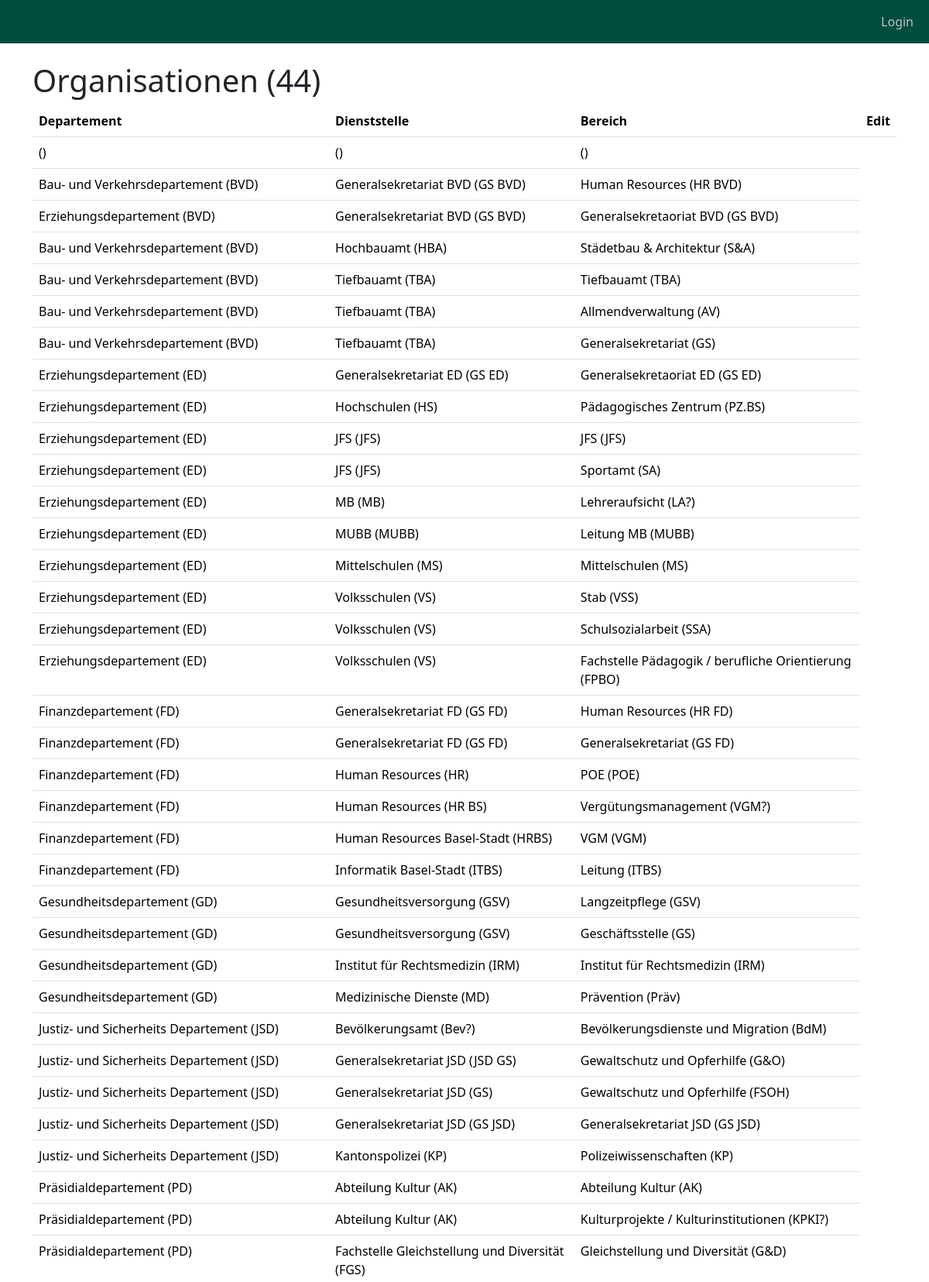
The app's page /organisationen/ (upper part) with its own data.
### objective_manager_app/models.py (models this page shows, shortened)
class Organisation(models.Model):
    departement = models.CharField(max_length=200)
    dienststelle = models.CharField(max_length=200)
    bereich = models.CharField(max_length=200)
    departement_kuerzel = models.CharField(max_length=200)
    dienststelle_kuerzel = models.CharField(max_length=200)
    bereich_kuerzel = models.CharField(max_length=200)
    class Meta:
        ordering = ['departement_kuerzel', 'dienststelle']

### objective_manager_app/views.py (the view)
# urls.py: path("organisationen/", views.organisationen_list, name="organisationen_list"),
def organisationen_list(request):
    organisationen = Organisation.objects.all()
    strategie_auswahl_id = request.session.get('strategie_id', None)
    context = {
        'organisationen': organisationen,
    }
    return render(request, "objective_manager_app/organisationen_list.html", context)

### objective_manager_app/templatetags/custom_filters.py (called while the page is built)
@register.filter(name='is_in_group')
def is_in_group(user, group_name):
    if user.is_authenticated:
        return user.groups.filter(name=group_name).exists()
    return False

### templates/objective_manager_app/organisationen_list.html (shortened to what this page needs)
{% extends "base.html" %}
{% load custom_filters%}
{% block content %}
    <div class="container">
        <h1>Organisationen ({{organisationen|length}})</h1>
        <table class="table">
            <thead>
                <tr>
                    <th>Departement</th>
                    <th>Dienststelle</th>
                    <th>Bereich</th>
                    <th>Edit</th>
                </tr>
            </thead>
            <tbody>
                {% for organisation in organisationen %}
                <tr>
                    <td>{{ organisation.departement }} ({{ organisation.departement_kuerzel }})</td>
                    <td>{{ organisation.dienststelle }} ({{ organisation.dienststelle_kuerzel }})</td>
                    <td>{{ organisation.bereich }} ({{ organisation.bereich_kuerzel }})</td>
                </tr>
                {% endfor %}
            </tbody>
        </table>
    </div>
{% endblock %}

### records on screen
Organisation: departement "Bau- und Verkehrsdepartement", departement_kuerzel "BVD", dienststelle "Generalsekretariat BVD", dienststelle_kuerzel "GS BVD", bereich "Human Resources", bereich_kuerzel "HR BVD"
Organisation: departement "Erziehungsdepartement", departement_kuerzel "BVD", dienststelle "Generalsekretariat BVD", dienststelle_kuerzel "GS BVD", bereich "Generalsekretaoriat BVD", bereich_kuerzel "GS BVD"
Organisation: departement "Bau- und Verkehrsdepartement", departement_kuerzel "BVD", dienststelle "Hochbauamt", dienststelle_kuerzel "HBA", bereich "Städetbau & Architektur", bereich_kuerzel "S&A"
Organisation: departement "Bau- und Verkehrsdepartement", departement_kuerzel "BVD", dienststelle "Tiefbauamt", dienststelle_kuerzel "TBA", bereich "Tiefbauamt", bereich_kuerzel "TBA"
Organisation: departement "Bau- und Verkehrsdepartement", departement_kuerzel "BVD", dienststelle "Tiefbauamt", dienststelle_kuerzel "TBA", bereich "Allmendverwaltung", bereich_kuerzel "AV"
Organisation: departement "Bau- und Verkehrsdepartement", departement_kuerzel "BVD", dienststelle "Tiefbauamt", dienststelle_kuerzel "TBA", bereich "Generalsekretariat", bereich_kuerzel "GS"
Organisation: departement "Erziehungsdepartement", departement_kuerzel "ED", dienststelle "Generalsekretariat ED", dienststelle_kuerzel "GS ED", bereich "Generalsekretaoriat ED", bereich_kuerzel "GS ED"
Organisation: departement "Erziehungsdepartement", departement_kuerzel "ED", dienststelle "Hochschulen", dienststelle_kuerzel "HS", bereich "Pädagogisches Zentrum", bereich_kuerzel "PZ.BS"
Organisation: departement "Erziehungsdepartement", departement_kuerzel "ED", dienststelle "JFS", dienststelle_kuerzel "JFS", bereich "JFS", bereich_kuerzel "JFS"
Organisation: departement "Erziehungsdepartement", departement_kuerzel "ED", dienststelle "JFS", dienststelle_kuerzel "JFS", bereich "Sportamt", bereich_kuerzel "SA"
Organisation: departement "Erziehungsdepartement", departement_kuerzel "ED", dienststelle "MB", dienststelle_kuerzel "MB", bereich "Lehreraufsicht", bereich_kuerzel "LA?"
Organisation: departement "Erziehungsdepartement", departement_kuerzel "ED", dienststelle "MUBB", dienststelle_kuerzel "MUBB", bereich "Leitung MB", bereich_kuerzel "MUBB"
Organisation: departement "Erziehungsdepartement", departement_kuerzel "ED", dienststelle "Mittelschulen", dienststelle_kuerzel "MS", bereich "Mittelschulen", bereich_kuerzel "MS"
Organisation: departement "Erziehungsdepartement", departement_kuerzel "ED", dienststelle "Volksschulen", dienststelle_kuerzel "VS", bereich "Stab", bereich_kuerzel "VSS"
Organisation: departement "Erziehungsdepartement", departement_kuerzel "ED", dienststelle "Volksschulen", dienststelle_kuerzel "VS", bereich "Schulsozialarbeit", bereich_kuerzel "SSA"
Organisation: departement "Erziehungsdepartement", departement_kuerzel "ED", dienststelle "Volksschulen", dienststelle_kuerzel "VS", bereich "Fachstelle Pädagogik / berufliche Orientierung", bereich_kuerzel "FPBO"
Organisation: departement "Finanzdepartement", departement_kuerzel "FD", dienststelle "Generalsekretariat FD", dienststelle_kuerzel "GS FD", bereich "Human Resources", bereich_kuerzel "HR FD"
Organisation: departement "Finanzdepartement", departement_kuerzel "FD", dienststelle "Generalsekretariat FD", dienststelle_kuerzel "GS FD", bereich "Generalsekretariat", bereich_kuerzel "GS FD"
Organisation: departement "Finanzdepartement", departement_kuerzel "FD", dienststelle "Human Resources", dienststelle_kuerzel "HR", bereich "POE", bereich_kuerzel "POE"
Organisation: departement "Finanzdepartement", departement_kuerzel "FD", dienststelle "Human Resources", dienststelle_kuerzel "HR BS", bereich "Vergütungsmanagement", bereich_kuerzel "VGM?"
Organisation: departement "Finanzdepartement", departement_kuerzel "FD", dienststelle "Human Resources Basel-Stadt", dienststelle_kuerzel "HRBS", bereich "VGM", bereich_kuerzel "VGM"
Organisation: departement "Finanzdepartement", departement_kuerzel "FD", dienststelle "Informatik Basel-Stadt", dienststelle_kuerzel "ITBS", bereich "Leitung", bereich_kuerzel "ITBS"
Organisation: departement "Gesundheitsdepartement", departement_kuerzel "GD", dienststelle "Gesundheitsversorgung", dienststelle_kuerzel "GSV", bereich "Langzeitpflege", bereich_kuerzel "GSV"
Organisation: departement "Gesundheitsdepartement", departement_kuerzel "GD", dienststelle "Gesundheitsversorgung", dienststelle_kuerzel "GSV", bereich "Geschäftsstelle", bereich_kuerzel "GS"
Organisation: departement "Gesundheitsdepartement", departement_kuerzel "GD", dienststelle "Institut für Rechtsmedizin", dienststelle_kuerzel "IRM", bereich "Institut für Rechtsmedizin", bereich_kuerzel "IRM"
Organisation: departement "Gesundheitsdepartement", departement_kuerzel "GD", dienststelle "Medizinische Dienste", dienststelle_kuerzel "MD", bereich "Prävention", bereich_kuerzel "Präv"
Organisation: departement "Justiz- und Sicherheits Departement", departement_kuerzel "JSD", dienststelle "Bevölkerungsamt", dienststelle_kuerzel "Bev?", bereich "Bevölkerungsdienste und Migration", bereich_kuerzel "BdM"
Organisation: departement "Justiz- und Sicherheits Departement", departement_kuerzel "JSD", dienststelle "Generalsekretariat JSD", dienststelle_kuerzel "JSD GS", bereich "Gewaltschutz und Opferhilfe", bereich_kuerzel "G&O"
Organisation: departement "Justiz- und Sicherheits Departement", departement_kuerzel "JSD", dienststelle "Generalsekretariat JSD", dienststelle_kuerzel "GS", bereich "Gewaltschutz und Opferhilfe", bereich_kuerzel "FSOH"
Organisation: departement "Justiz- und Sicherheits Departement", departement_kuerzel "JSD", dienststelle "Generalsekretariat JSD", dienststelle_kuerzel "GS JSD", bereich "Generalsekretariat JSD", bereich_kuerzel "GS JSD"
Organisation: departement "Justiz- und Sicherheits Departement", departement_kuerzel "JSD", dienststelle "Kantonspolizei", dienststelle_kuerzel "KP", bereich "Polizeiwissenschaften", bereich_kuerzel "KP"
Organisation: departement "Präsidialdepartement", departement_kuerzel "PD", dienststelle "Abteilung Kultur", dienststelle_kuerzel "AK", bereich "Abteilung Kultur", bereich_kuerzel "AK"
Organisation: departement "Präsidialdepartement", departement_kuerzel "PD", dienststelle "Abteilung Kultur", dienststelle_kuerzel "AK", bereich "Kulturprojekte / Kulturinstitutionen", bereich_kuerzel "KPKI?"
Organisation: departement "Präsidialdepartement", departement_kuerzel "PD", dienststelle "Fachstelle Gleichstellung und Diversität", dienststelle_kuerzel "FGS", bereich "Gleichstellung und Diversität", bereich_kuerzel "G&D"

### other values on screen
{{ organisationen|length }} "44"
